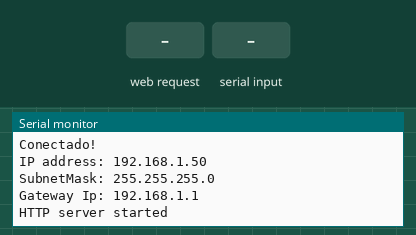
A sketch run on a simulated ESP8266 (NodeMCU). On the bench: the last lines printed to the serial monitor. The test bench sets the inputs (shaded band). WiFi joins after 1.5 s; servers stay silent unless stated; EEPROM starts erased.

Above: at 5.0 s.
5.1 s: HTTP request GET / received
At 6.3 s:
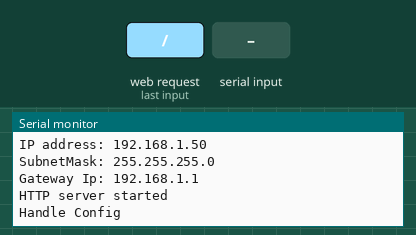
6.6 s: "1\n" received over Serial
At 7.7 s:
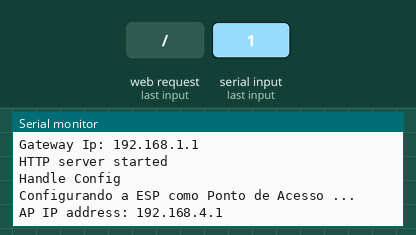
8.3 s: HTTP request GET /load received
At 8.8 s:
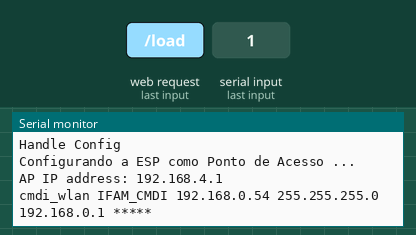
9.8 s: HTTP request GET /?rede=1 received
At 11.0 s:
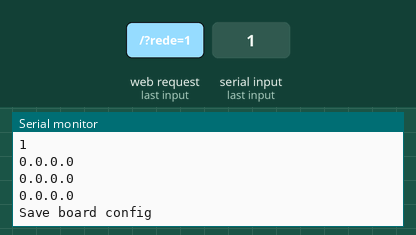
11.3 s: HTTP request GET /load?rede=1 received
At 12.4 s:
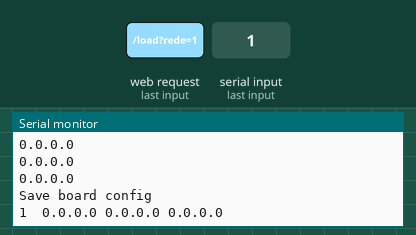

The sketch:

iot_config.ino
```cpp
#include <ESP8266WiFi.h>
#include <WiFiClient.h>
#include <ESP8266WebServer.h>
#include <EEPROM.h>

#include "index.h"

//************************************************************
// Define Area
//************************************************************

// EEPROM Addresses

#define ID_LEN          50		// Numero de caracteres para o nome da rede (SSDI)
#define PASS_LEN        30		// Numero de caracteres para a senha da rede
#define DEVNAME_LEN		30		// Numero de caracteres para o nome do dispositivo

#define EE_ID_ADDR      0                     	// The EEPROM adress used to store the ID (to check if sketch already has ran) - 1 byte long
#define EE_WIFI_SSID    EE_ID_ADDR   + 1 	  	// Wifi SSID - ID_LEN bytes long
#define EE_WIFI_PASS    EE_WIFI_SSID + ID_LEN 	// Wifi PASS - 30 bytes long
#define EE_MAC_ADDR     EE_WIFI_PASS + PASS_LEN // First byte address of the MAC - 6 bytes long
#define EE_IP_ADDR      EE_MAC_ADDR  + 6      	// First byte address of the IP - 4 bytes long
#define EE_GW_ADDR      EE_IP_ADDR   + 4      	// First byte address of the GATEWAY - 4 bytes long
#define EE_MASK_ADDR    EE_GW_ADDR   + 4      	// First byte address of the SUBNETMASK - 4 bytes long
#define EE_DEVNAME 	  	EE_MASK_ADDR + 4        // First byte address of the Device Name - DEVNAME_LEN bytes long
#define ID              0x00                  	// Used to identify if valid date in EEPROM the "know" bit,
												// if this is written in EEPROM the sketch has ran before
//defines - mapeamento de pinos do NodeMCU
#define D0    16
#define D1    5
#define D2    4
#define D3    0
#define D4    2         // Led do usuário
#define D5    14
#define D6    12
#define D7    13
#define D8    15
#define D9    3
#define D10   1

// Parâmetros Default da placa
// Estes serão sobrescritos caso a placa ja tenha algo armazenado na EEPROM
const char *ssid_AP     = "iot_device";
const char *password_AP = "";

char ssid_STAT[ID_LEN]       = "cmdi_wlan";				// Nome padrão da rede como Station
char password_STAT[PASS_LEN] = "IFAM_CMDI";				// Senha padrao Station
char devname[DEVNAME_LEN]  = "*****";					// Nome padrao do Device

uint8_t mac[]    = {0x00,0x1A,0x90,0x00,0x00,0x01};
IPAddress ip(192,168,0,54);
IPAddress subnet(255,255,255,0);
IPAddress gateway(192,168,0,1);

ESP8266WebServer server(80);


/*
 *=============================================================================
 *NAME:         void setup(void){
 *
 *DESCRIPTION:  Essa é a função de inicialização do sistema, nessa função
 *              é feita a configuração de todoo hardware que será utilizado
 *=============================================================================
*/
void setup(void)
{
  delay(2000);

  Serial.begin(115200);

  EEPROM.begin(512);

  // Carrega os parametros da placa
  readBoardConfig();

  ESP.eraseConfig();
  WiFi.setAutoConnect(false);
  delay(300);

  if (setup_STATION() == -1){
    setup_AP();
  }

  server.on("/", handleRoot);
  server.on("/load", handleLoad);
  server.onNotFound(handleNotFound);

  server.begin();
  Serial.println("HTTP server started");
 }


/*
 *=============================================================================
 *NAME:         void loop(void)
 *
 *DESCRIPTION:  Essa é a função a função principal, essa função é chamada
 *              repetidamente.
 *=============================================================================
*/

static int valor1 = 0;

void loop(void)
{
  server.handleClient();

  // Depuracao
  if (Serial.available())
  {
    byte valor = Serial.read();
    switch (valor)
	{
      // Configura a ESP como AP
	  case '1':
		setup_AP();
      break;

      // Tenta conectar como Station e se não conseguir volta para AP
	  case '2':
		if (setup_STATION() == -1)
		{
		  setup_AP();
		}
      break;
    }
  }
}


/*
 *=============================================================================
 *NAME:         void handleLoad()
 *
 *DESCRIPTION:  Esta função é chamada sempre que a página CONF_page é exibida
 *              É responsável por enviar os parametros da placa para que sejam
 *              exibidos no browser
 *=============================================================================
*/
void handleLoad()
{
  String data;

  data = ssid_STAT;
  data += " ";
  data += password_STAT;
  data += " ";
  data += ip.toString();
  data += " ";
  data += subnet.toString();
  data += " ";
  data += gateway.toString();
  data += " ";
  data += devname;

  Serial.println(data);
  server.send(200, "text/text", data);
}


/*
 *=============================================================================
 *NAME:         void handleRoot()
 *
 *DESCRIPTION:  Essa função é chamada para exibir a página CONF_page.
 *              Se o usuário acessar o endereçp http://ip_da_placa/ no Browser,
 *              então a página será exibida e mostrará os valores atuais dos
 *              parâmetros do dispositivo. Se o usuário clicar no botão "Envia"
 *              da página CONF_page, então os parâmetros indicados nos campos
 *              serão salvos na EEPROM e a página CONFIRMATION_page será exibi-
 *              da para indicar que os parâmetros foram enviados com sucesso.
 *=============================================================================
*/
void handleRoot()
{
  String sArg;

  Serial.println("Handle Config");

  // Verifica se vieram os parâmetros. Isso significa que o usuario pressionou
  // o botão "Enviar" na página "CONF_page"
  if (server.hasArg("rede"))
  {
	  sArg = server.arg("rede");
      Serial.println(sArg);
      sArg.toCharArray(ssid_STAT, ID_LEN);

      sArg = server.arg("pass");
      Serial.println(sArg);
      sArg.toCharArray(password_STAT, ID_LEN);

      ip.fromString(server.arg("ip"));
      Serial.println(ip);

      subnet.fromString(server.arg("subn"));
      Serial.println(subnet);

      gateway.fromString(server.arg("gatw"));
      Serial.println(gateway);

	  sArg = server.arg("devname");
      Serial.println(sArg);
      sArg.toCharArray(devname, DEVNAME_LEN);

      saveBoardConfig();
 	  server.send(200, "text/html", CONFIRMATION_page);
   }
   else	// Usuario acessou http://ip_da_placa/
   {
	  server.send(200, "text/html", CONF_page);
   }
}


/*
 *=============================================================================
 *NAME:         handleNotFound(){
 *
 *DESCRIPTION:  Essa função é usada pelo servidor web e é responsavel por
 *              enviar uma página de erro.
 *=============================================================================
*/
void handleNotFound()
{
  String message = "File Not Found\n\n";
  message += "URI: ";
  message += server.uri();
  message += "\nMethod: ";
  message += (server.method() == HTTP_GET)?"GET":"POST";
  message += "\nArguments: ";
  message += server.args();
  message += "\n";

  for (uint8_t i=0; i<server.args(); i++){
    message += " " + server.argName(i) + ": " + server.arg(i) + "\n";
  }

  server.send(404, "text/plain", message);
}


/*
 *=============================================================================
 *NAME: setup_AP
 *
 *DESCRIPTION: Configura a ESP como ponto de acesso. O nome da rede será a que
               está indicada na variável ssid_AP e a senha é a que está indica-
			   da na variável password_AP
 *=============================================================================
*/
void setup_AP()
{
  Serial.println();
  Serial.println("Configurando a ESP como Ponto de Acesso ...");

  WiFi.disconnect(true);
  delay(200);
  WiFi.mode(WIFI_AP);

  /* You can remove the password parameter if you want the AP to be open. */
  WiFi.softAP(ssid_AP, password_AP);
  Serial.print("AP IP address: "); Serial.println(WiFi.softAPIP());

  Serial.println("");
}


/*
 *=============================================================================
 *NAME: setup_STATION
 *
 *DESCRIPTION: COnfigura a ESP como Station e tenta se conectar na rede
 *             indicada na variável ssid_STAT e o password é o que está indica-
 *             do na variável password_STAT
 *=============================================================================
*/
int setup_STATION()
{
  Serial.println();
  Serial.println("Configurando a ESP como station...");

  /* You can remove the password parameter if you want the AP to be open. */
  WiFi.begin(ssid_STAT, password_STAT);
  delay(100);
  WiFi.config(ip, gateway, subnet);

  // Wait for connection
  double initTime = millis();
  while (WiFi.status() != WL_CONNECTED)
  {
    Serial.print(".");
	delay(200);

    if ((millis() - initTime) > 8000)
	{
	  Serial.println();
      Serial.println("Connection Failed!");
      return -1;
    }
  }
  Serial.println();
  Serial.println("Conectado!");

  Serial.print("IP address: "); Serial.println(WiFi.localIP());
  Serial.print("SubnetMask: "); Serial.println(WiFi.subnetMask());
  Serial.print("Gateway Ip: "); Serial.println(WiFi.gatewayIP());

  Serial.println();
  return 0;
}


/*
 *=============================================================================
 *NAME: readBoardConfig
 *
 *DESCRIPTION: Verifica se tem parâmetros armazenados na EEPROM e caso positivo
 *             faz a leitura dos mesmos e armazena nas variáveis correspondentes
 *=============================================================================
*/
void readBoardConfig(void)
{
  int index;

  if (EEPROM.read(EE_ID_ADDR) == ID)
  {
	// Load WIFI SSID
    for (index = 0; index < ID_LEN; index++){
      ssid_STAT[index] = EEPROM.read(EE_WIFI_SSID + index);
    }

    // Load WIFI PASS
    for (index = 0; index < PASS_LEN; index++){
      password_STAT[index] = EEPROM.read(EE_WIFI_PASS + index);
    }

    // Load MAC Address from EEPROM
    for (index = 0; index < 6; index++){
      mac[index] = EEPROM.read(EE_MAC_ADDR + index);
    }

    // Load IP Address from EEPROM
    for (index = 0; index < 4; index++){
      ip[index] = EEPROM.read(EE_IP_ADDR + index);
    }

    // Load SUBNET Address from EEPROM
    for (index = 0; index < 4; index++){
      subnet[index] = EEPROM.read(EE_MASK_ADDR + index);
    }

    // Load Gateway Address from EEPROM
    for (index = 0; index < 4; index++){
      gateway[index] = EEPROM.read(EE_GW_ADDR + index);
    }

	// Load Device Name
    for (index = 0; index < DEVNAME_LEN; index++){
      devname[index] = EEPROM.read(EE_DEVNAME + index);
    }
  }
  else
  {
    Serial.println("Iniciando com parametros Default");
  }
}


/*
 *=============================================================================
 *NAME:
 *
 *DESCRIPTION:
 *=============================================================================
*/
void saveBoardConfig(void)
{
  int index;
  Serial.println("Save board config");

  // Save Wifi SSID in EEPROM
  for (index = 0 ; index < ID_LEN; index++)
    EEPROM.write(EE_WIFI_SSID + index, ssid_STAT[index]);

  // Save Wifi PASS in EEPROM
  for (index = 0 ; index < PASS_LEN; index++)
    EEPROM.write(EE_WIFI_PASS + index, password_STAT[index]);

  // Save MAC Address in EEPROM
  for (index = 0 ; index < 6; index++)
    EEPROM.write(EE_MAC_ADDR + index, mac[index]);

  // Save IP Address in EEPROM
  for (index = 0 ; index < 4; index++)
    EEPROM.write(EE_IP_ADDR + index, ip[index]);

  // Save Subnet Mask in EEPROM
  for (index = 0 ; index < 4; index++)
    EEPROM.write(EE_MASK_ADDR + index, subnet[index]);

  // Save Gateway Address in EEPROM
  for (index = 0 ; index < 4; index++)
    EEPROM.write(EE_GW_ADDR + index, gateway[index]);

  // Save Device Name to EEPROM
  for (index = 0 ; index < DEVNAME_LEN; index++)
    EEPROM.write(EE_DEVNAME + index, devname[index]);

	// set ID to the known bit, so when you reset the Arduino is will use the EEPROM values
  EEPROM.write(EE_ID_ADDR, ID);
  EEPROM.commit();
  delay(300);
}
```

index.h
```cpp
const char CONFIRMATION_page[] PROGMEM = R"=====(
	<!DOCTYPE html>
	<html lang="pt-br">
		<head>
			<title>IOT_CONFIG</title>
			<meta charset="uft=8">
			<meta name="viewport" content="width=device-width, initial-scale=1.0">
		</head>
		<body>
			<header>
				<h1> Configura&ccedil;&atilde;o do Dispositivo </h1>
			</header>
			<main>
				<p>Configura&ccedil;&atilde;o enviada com sucesso!</p>
				<form method="POST" action="/">
						<input class="sub1" type="submit" value="Voltar">
				</form>
			</main>
		</body>
		<style>
			body {
				text-align: center;
			}
			header {
				padding-top: 5px;
				border-bottom: 2px solid #000;
				background-color: #38C2B3;
			}
			main {
				border-bottom: 2px solid #000;
			}
		</style>
	</html>
)=====";


const char CONF_page[] PROGMEM = R"=====(
	<!DOCTYPE html>
	<html lang="pt-br">
		<head>
			<title>Device Config</title>
			<meta charset="uft=8">
			<meta name="viewport" content="width=device-width, initial-scale=1.0">
		</head>
		<body onload="load()">
			<header>
				<h1> Configura&ccedil;&atilde;o do Dispositivo </h1>
			</header>
			<main>
				<form class="form-conf" method="POST" action="/">
					<div>
						<label>Nome da Rede (SSID)</label>
						<div class="data">
							<input type="text" id="rede" name="rede">
						</div>

						<label>Senha da Rede</label>
						<div class="data">
							<input type="password" id="pass" name="pass">
						</div>

						<label>IP do Dispositivo</label>
						<div class="data">
							<input id="ip" name="ip" required pattern="^([0-9]{1,3}\.){3}[0-9]{1,3}$">
						</div>

						<label>M&aacute;scara de Subrede</label>
						<div class="data">
							<input id="subn" name="subn" required pattern="^([0-9]{1,3}\.){3}[0-9]{1,3}$">
						</div>

						<label>Gateway</label>
						<div class="data">
							<input id="gatw" name="gatw" required pattern="^([0-9]{1,3}\.){3}[0-9]{1,3}$">
						</div>

						<label>Nome do Dispositivo</label>
						<div class="data">
							<input type="text" id="devname" name="devname">
						</div>

						<div class="sub1">
							<input type="submit" value="Enviar">
						</div>
					</div>
				</form>
			</main>
		</body>
		<script>
			function load() {
				var xhttp = new XMLHttpRequest();
				xhttp.onreadystatechange = function()
				{
					if (xhttp.readyState == 4 && xhttp.status == 200)
					{
						var data = xhttp.responseText;
						var data_s = data.split(" ");
						document.getElementById("rede").value = data_s[0];
						document.getElementById("pass").value = data_s[1];
						document.getElementById("ip").value = data_s[2];
						document.getElementById("subn").value = data_s[3];
						document.getElementById("gatw").value = data_s[4];
						document.getElementById("devname").value = data_s[5];
					}
				};
				xhttp.open("POST", "/load", true);
				xhttp.send();
			}
		</script>
		<style>
		body {
			text-align: center;
		}
		header {
			padding-top: 2px;
			background-color: #38C2B3;
			border-bottom: 2px solid #666;
		}
		main {
			border-bottom: 2px solid #666;
		}
		.data{
			padding-bottom: 5px;
		}
		.data input{
			font-size: 16px;
		}
		.form-conf .d-sub1{
			padding-top: 20px;
			padding-bottom: 20px;
		}
		.form-conf .d-sub1 .sub1{
			font-size: 25px;
			width: 150px;
		}
		</style>
	</html>
)=====";
```

Measured:
- after the input at 5.1 s, the serial monitor: prints a new line at once (image 1)
- after the input at 6.6 s, the serial monitor: prints a new line at once (image 2)
- after the input at 8.3 s, the serial monitor: prints a new line at once (image 3)
- after the input at 9.8 s, the serial monitor: prints a new line at once (image 4)
- after the input at 11.3 s, the serial monitor: prints a new line at once (image 5)
